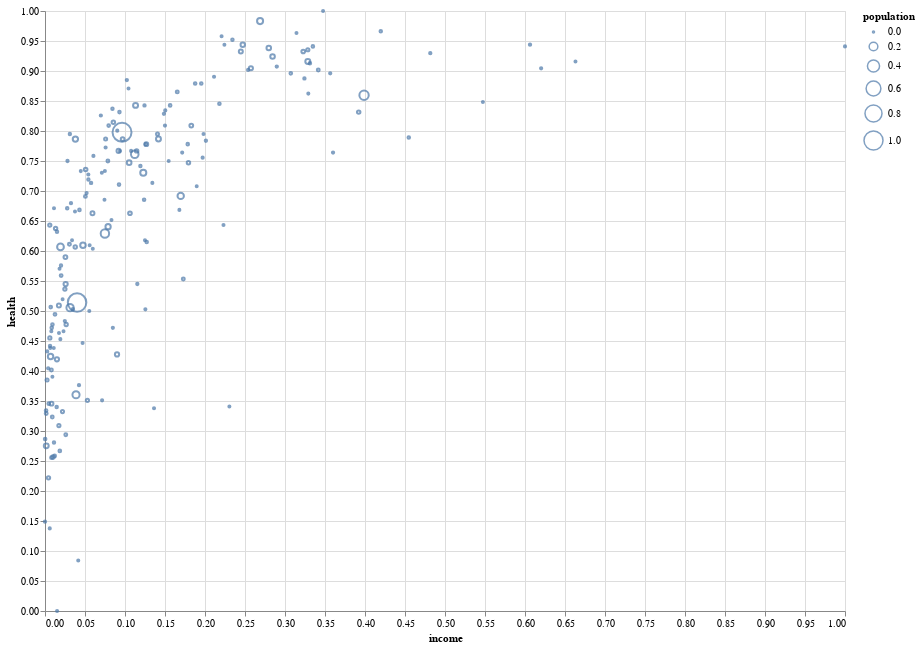

The notebook cell this image was saved under:
### Markdown cell above
## Maximum values

### Code cell
alt.Chart(normalized_health_income).mark_point().encode(
    alt.X('income:Q',),
    alt.Y('health:Q'),
    alt.Size('population:Q'),
    alt.Tooltip('country:N')
).properties(height=600, width=800)

### Figure 1 — Vega-Lite specification as saved in the notebook (floating-point values rounded to 4 significant figures; data arrays with more than 128 entries replaced by an {"elided": "..."} marker saying what was removed)
{"$schema": "https://vega.github.io/schema/vega-lite/v3.4.0.json", "config": {"mark": {"tooltip": null}, "view": {"height": 300, "width": 400}}, "data": {"name": "data-49b19e76478506efac8708c9c64d92a1"}, "datasets": {"data-49b19e76478506efac8708c9c64d92a1": {"elided": "187 records"}}, "encoding": {"size": {"field": "population", "type": "quantitative"}, "tooltip": {"field": "country", "type": "nominal"}, "x": {"field": "income", "type": "quantitative"}, "y": {"field": "health", "type": "quantitative"}}, "height": 600, "mark": "point", "width": 800}
